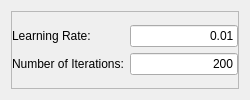
              <widget class="QWidget" name="GradientDescent">
               <layout class="QHBoxLayout" name="horizontalLayout_16">
                <item>
                 <widget class="QFrame" name="m_GradientDescentFrame">
                  <property name="frameShape">
                   <enum>QFrame::StyledPanel</enum>
                  </property>
                  <property name="frameShadow">
                   <enum>QFrame::Raised</enum>
                  </property>
                  <layout class="QVBoxLayout" name="verticalLayout_117">
                   <property name="margin">
                    <number>0</number>
                   </property>
                   <item>
                    <layout class="QHBoxLayout" name="horizontalLayout_17">
                     <item>
                      <layout class="QVBoxLayout" name="verticalLayout_43">
                       <item>
                        <widget class="QLabel" name="textLabel1_2">
                         <property name="text">
                          <string>Learning Rate:</string>
                         </property>
                         <property name="wordWrap">
                          <bool>false</bool>
                         </property>
                        </widget>
                       </item>
                       <item>
                        <widget class="QLabel" name="textLabel3_2">
                         <property name="text">
                          <string>Number of Iterations:</string>
                         </property>
                         <property name="wordWrap">
                          <bool>false</bool>
                         </property>
                        </widget>
                       </item>
                      </layout>
                     </item>
                     <item>
                      <layout class="QVBoxLayout" name="verticalLayout_44">
                       <item>
                        <widget class="QLineEdit" name="m_LearningRateGradientDescent">
                         <property name="text">
                          <string>0.01</string>
                         </property>
                         <property name="alignment">
                          <set>Qt::AlignRight</set>
                         </property>
                        </widget>
                       </item>
                       <item>
                        <widget class="QLineEdit" name="m_IterationsGradientDescent">
                         <property name="text">
                          <string>200</string>
                         </property>
                         <property name="alignment">
                          <set>Qt::AlignRight</set>
                         </property>
                        </widget>
                       </item>
                      </layout>
                     </item>
                    </layout>
                   </item>
                  </layout>
                 </widget>
                </item>
               </layout>
              </widget>
